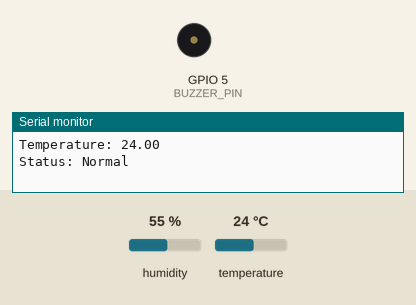
Simulated run of this sketch. Board: ESP32. Shown: buzzer (waves = sounding), the last lines printed to the serial monitor. The inputs (shaded band) are chosen by the test bench; at power-on: temperature 24 °C, humidity 55 %. WiFi joins after 1.5 s; servers stay silent unless stated.

Above: at 3.0 s.
3.1 s: temperature set to 27 °C
At 5.92 s:
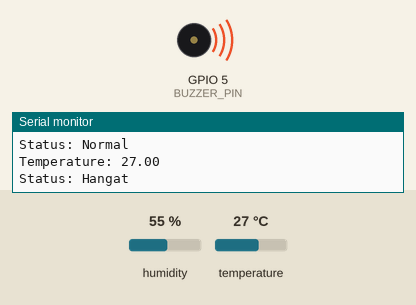
10.3 s: temperature set to 29 °C
13.8 s: temperature set to 32 °C
At 15.07 s:
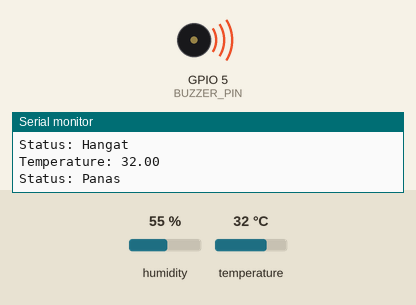
Timing chart, 0 to 23.3 s (numbered marks = the images above; inputs shaded):
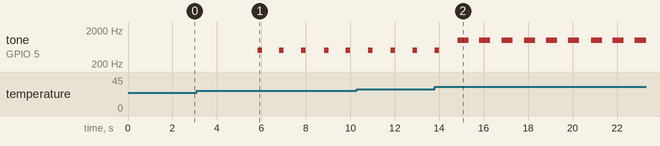

The sketch:

latihan.ino
```cpp
#define BLYNK_PRINT Serial
#include <WiFi.h>
#include <WiFiClient.h>
#include <BlynkSimpleEsp32.h>
#include <DHT.h>
#define BLYNK_TEMPLATE_ID "TMPL6mFGVAlSv"
#define BLYNK_TEMPLATE_NAME "Latihan Praktikum Modul 5"
#define BLYNK_AUTH_TOKEN "tZ9Z5YAL8WFHVlNMf5EbFC08klNptbjb"
#define DHT_PIN 4
#define BUZZER_PIN 5

BlynkTimer timer;

char auth[] = BLYNK_AUTH_TOKEN;
char ssid[] = "SSID";
char pass[] = "PASSWORD";

DHT dht(DHT_PIN, DHT11);

void send_data() {
  float temperature = dht.readTemperature();
  Serial.print("Temperature: ");
  Serial.println(temperature);

  String suhu_keterangan;

  if (temperature > 30.0) {
    suhu_keterangan = "Panas";
    Serial.println("Status: Panas");
    tone(BUZZER_PIN, 1000, 500); // 1000 Hz for 500 milliseconds
  } else if (temperature > 25.0) {
    suhu_keterangan = "Hangat";
    Serial.println("Status: Hangat");
    tone(BUZZER_PIN, 500, 200); // 500 Hz for 200 milliseconds
  } else {
    suhu_keterangan = "Normal";
    Serial.println("Status: Normal");
    noTone(BUZZER_PIN);
  }

  Blynk.virtualWrite(V0, temperature);
  Blynk.virtualWrite(V1, suhu_keterangan);
}


void setup() {
  Serial.begin(9600);
  Blynk.begin(BLYNK_AUTH_TOKEN, ssid, pass, "blynk.cloud", 80);
  dht.begin();

  pinMode(BUZZER_PIN, OUTPUT);

  timer.setInterval(1000L, send_data);
}

void loop() {
  Blynk.run();
  timer.run();
}
```

Measured:
- the behaviour switches between 25 and 26 °C on temperature (found by bisection; images 0 and 1)
- the behaviour switches between 30 and 31 °C on temperature (found by bisection; images 1 and 2)
- after the input at 3.1 s, tone on GPIO 5 (BUZZER_PIN): alternates 500 Hz for 0.20 s and silent for 0.79 s, starting after 2.7 s
